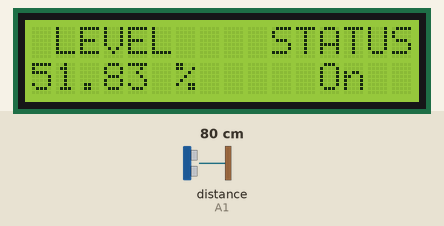
Simulated run of this sketch. Board: Arduino Uno, built with avr-gcc and run on an emulated ATmega328P. Shown: 16×2 character LCD. Wiring (inferred from the names in the program): ultrasonic range finder: trigger A0; echo A1. The test bench sets the inputs (shaded band); at power-on: distance to the obstacle (sensor on A1) 80 cm. The echo pulse lasts 58.3 µs per cm.

Above: at 1.2 s.
1.3 s: distance to the obstacle (sensor on A1) set to 2 cm
At 2.8 s:
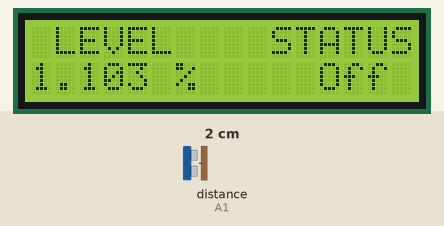
5.4 s: distance to the obstacle (sensor on A1) set to 4 cm
At 7.3 s:
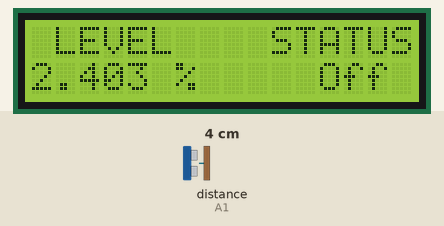
7.6 s: distance to the obstacle (sensor on A1) set to 9 cm
At 9.5 s:
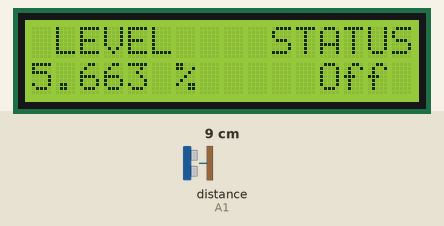
Timing chart, 0 to 11.0 s (numbered marks = the images above; inputs shaded):
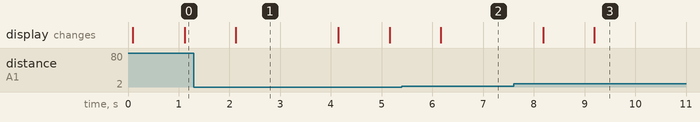

The sketch:

Autometic-pump-on-off.ino
```cpp
#include <Wire.h>
#include <LiquidCrystal_I2C.h>

LiquidCrystal_I2C lcd(0x27,16,2);

int powerRelease = 12;
int trigger = A0;
int echo = A1;
double timeInMicro;
double distance;

void setup() {
  lcd.begin();
//  lcd.init();
  lcd.clear();
  lcd.backlight();
  pinMode(powerRelease, OUTPUT);
  pinMode(trigger, OUTPUT);
  pinMode(echo, INPUT);

  lcd.setCursor(1,0);
  lcd.print("LEVEL");
  lcd.setCursor(10,0);
  lcd.print("STATUS");
}

void loop() {
  // For clear previous pulse
  digitalWrite(trigger, LOW);
  delayMicroseconds(2);

  // Release sound for 10 micro second
  digitalWrite(trigger, HIGH);
  delayMicroseconds(10);
  digitalWrite(trigger, LOW);

  // Calculation
  timeInMicro = pulseIn(echo, HIGH);
  distance = timeInMicro * 0.034 / 2;    // Its return distance in 'cm'.
  distance = (distance / 152.4) * 100;  // Convert 'cm' to % .
  lcd.setCursor(0,1);
  lcd.print(distance);

  lcd.setCursor(6,1);
  lcd.print("%");

  if (distance > 10) {
    digitalWrite(powerRelease, HIGH);
    lcd.setCursor(12,1);
    lcd.print("On");
    lcd.setCursor(14,1);
    lcd.print(" ");
  } else if (distance < 5) {
    digitalWrite(powerRelease, LOW);
    lcd.setCursor(12,1);
    lcd.print("Off");
  }
  delay(1000);
}

/***
 *
 * cm to % = (cm / total length : 152.4 cm) * 100
 *
 *
***/
```

Measured:
- after the input at 1.3 s, the display: changes after 0.82 s (image 1)
- after the input at 5.4 s, the display: changes after 0.77 s (image 2)
- after the input at 7.6 s, the display: first changes after 0.59 s (image 3 shows a later state)
- what the display in image 1 shows lasts 2.0 s, from 2.1 s to 4.1 s
